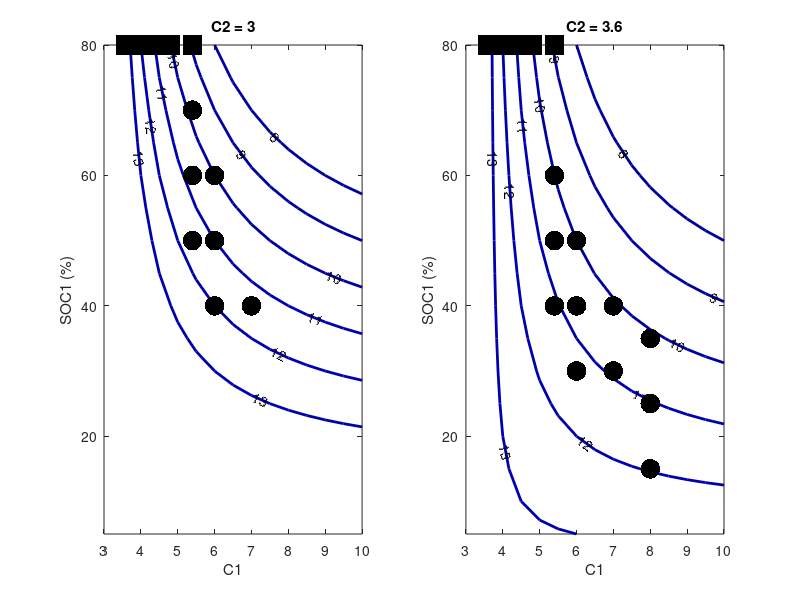
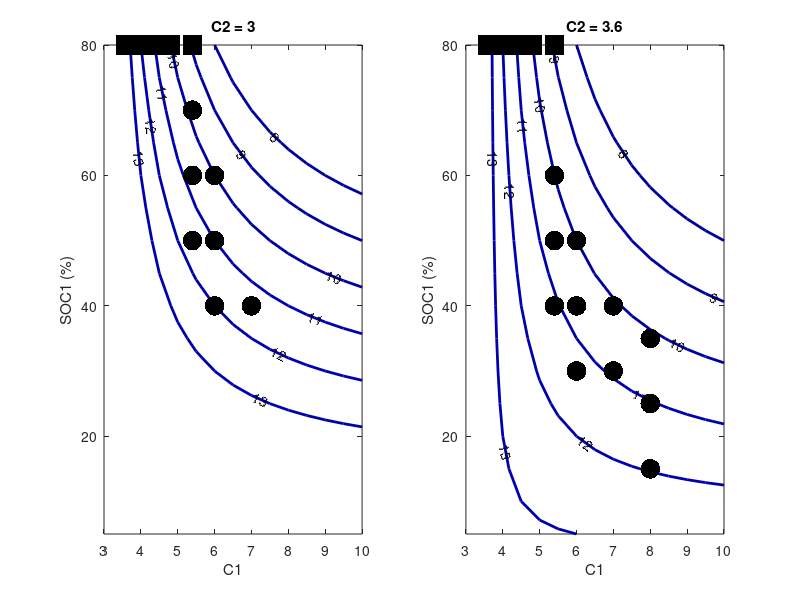

MATLAB code for these plots, in order:
% BMS contour
% Peter Attia
% 2017-06-15

close all

Q1=5:5:80;
CC1=3:0.5:10;
CC2=[3 3.6];
time = ones(length(CC2),length(CC1),length(Q1));
figure, set(gcf, 'units','normalized','outerposition',[0 0 1 1])
for i=1:length(CC2)
    subplot(1,length(CC2),i), hold on, box on
    xlabel('C1'),ylabel('SOC1 (%)')
    title(['C2 = ' num2str(CC2(i))])
    %axis([min(CC1) max(CC1) min(Q1) max(Q1)])
    
    [X,Y] = meshgrid(CC1,Q1);
    time = (60.*Y./X./100)+(60.*(80-Y)./CC2(i)./100);
    v = [13, 12, 11, 10, 9, 8];
    contour(X,Y,time,v,'LineWidth',2,'ShowText','on')
end

% Manually determined degradation values in Excel. The list of policies and
% the list of degradation values should be programmatically generated
list = [3.6	80	3.601	3.1279E-05
        4	80	4	3.8254E-05
        4.4	80	4.4	1.0923E-04
        4.8	80	4.8	2.6018E-04
        5.4	40	3.6	1.2798E-04
        5.4	50	3	1.6890E-04
        5.4	50	3.6	1.2336E-04
        5.4	60	3	2.2486E-04
        5.4	60	3.6	2.1632E-04
        5.4	70	3	2.1184E-04
        5.4	80	5.4	3.3856E-04
        6	30	3.6	1.4072E-04
        6	40	3	1.8642E-04
        6	40	3.6	2.2163E-04
        6	50	3	2.0858E-04
        6	50	3.6	2.4528E-04
        6	60	3	2.5727E-04
        7	30	3.6	2.5364E-04
        7	40	3	2.7135E-04
        7	40	3.6	2.9956E-04
        8	15	3.6	1.6029E-04
        8	25	3.6	2.7165E-04
        8	35	3.6	3.1434E-04];

colormap jet;

scalefactor = 1e6; % Factor to scale 

maxvalue = max(list(:,4))*scalefactor;


for i = 1:length(list(:,1))
    if list(i,3) == 3
        subplot(1, length(CC2), 1)
        %ax(2) = axes;
        scatter(list(i,1),list(i,2),'o','filled','CData',[0 0 0],'SizeData',200,'LineWidth',5)
    elseif list(i,3) == 3.6
        subplot(1, length(CC2), 2)
        scatter(list(i,1),list(i,2),'o','filled','CData',[0 0 0],'SizeData',200,'LineWidth',5)
    else
        subplot(1, length(CC2), 1)
        scatter(list(i,1),list(i,2),'square','filled','CData',[0 0 0],'SizeData',200,'LineWidth',5)
        caxis([0 maxvalue])
        subplot(1, length(CC2), 2)
        scatter(list(i,1),list(i,2),'square','filled','CData',[0 0 0],'SizeData',200,'LineWidth',5)
        caxis([0 maxvalue])
    end
end

%% Save images
saveas(gcf,'contour.png')
saveas(gcf,'contour.fig')